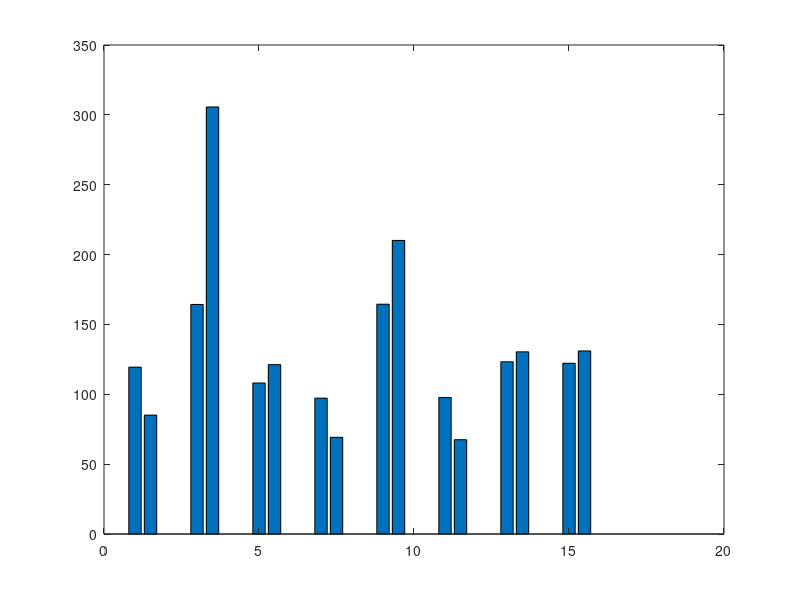

Write the MATLAB code that produced this figure. (Note: this script raises an error after producing the figure.)

%% validation scenario 1------ 8 STAs --- 20 meters
clear all
DCF_throughput = [122.0933  162.7910  108.5273   97.6746  162.7910   97.6746  122.0933  122.0933];
CSR_throughput = [85.8353  305.0605  121.9453   68.6682  209.7537   68.6682  131.6141  131.6141];

plot_BianchiThroughput = [DCF_throughput;CSR_throughput];
plot_BianchiThroughput = reshape(plot_BianchiThroughput,[],1)';




xValues = [ 1 1.5    3 3.5    5 5.5    7 7.5   9 9.5    11 11.5    13 13.5    15 15.5];
rng(1);
for j = 1:length(plot_BianchiThroughput)
    pd = makedist('Normal','mu',plot_BianchiThroughput(j),'sigma',1);   % create a random variable with Normal dist, mean=0 and std deviation=1
    plot_SimThroughput(j) = random(pd);
end 

% yvalues = sprintfc('%.2f',B(1,:));
linestyle = {'-', ':'};
linewidth = [1.5, 1.5];

plotMatrix = [plot_SimThroughput;plot_BianchiThroughput];
figure
for i = 1:2   
    if i == 1 
        b = bar(xValues, plotMatrix(i,:));
        b.LineStyle = linestyle(i);
        b.LineWidth = linewidth(i);
        b.EdgeColor = 'flat';
        b.FaceColor = 'flat';
        b.FaceAlpha = 0.5;
        b.CData(1,:) = [0.2118, 0.6353, 0.6784];
        b.CData(2,:) = [0.9373, 0.5294, 0.2588];

        b.CData(3,:) = [0.2118, 0.6353, 0.6784];
        b.CData(4,:) = [0.9373, 0.5294, 0.2588];

        b.CData(5,:) = [0.2118, 0.6353, 0.6784];
        b.CData(6,:) = [0.9373, 0.5294, 0.2588];

        b.CData(7,:) = [0.2118, 0.6353, 0.6784];
        b.CData(8,:) = [0.9373, 0.5294, 0.2588];

        b.CData(9,:) = [0.2118, 0.6353, 0.6784];
        b.CData(10,:) = [0.9373, 0.5294, 0.2588];

        b.CData(11,:) = [0.2118, 0.6353, 0.6784];
        b.CData(12,:) = [0.9373, 0.5294, 0.2588];

        b.CData(13,:) = [0.2118, 0.6353, 0.6784];
        b.CData(14,:) = [0.9373, 0.5294, 0.2588];

        b.CData(15,:) = [0.2118, 0.6353, 0.6784];
        b.CData(16,:) = [0.9373, 0.5294, 0.2588];
        

        title('', 'interpreter','latex', 'FontSize', 14);
        
        xticks([1.25    3.25    5.25    7.25   9.25    11.25   13.25  15.25]);
        xticklabels({'1' '2' '3' '4' '5' '6' '7' '8'});
        xtickangle(0);
        xlabel('STA', 'interpreter','latex', 'FontSize', 16)

        ylim([0 350]);
        yticks(0:50:350);
        ylabel('STA Throughput [Mbps]', 'interpreter','latex', 'FontSize', 16)
        ax = gca;
        ax.XAxis.LineWidth = 1.5;
        ax.YAxis.LineWidth = 1.5;
        set(gca, 'TickLabelInterpreter','latex', 'FontSize', 14);
        grid on
        hold on
        % text(A,B(1,:),yvalues,'vert','bottom','horiz','center');
        box off
    else
        asteriskValues = xValues;
        for k = 1:length(xValues)
            plot(asteriskValues(k), plot_BianchiThroughput(k), '*', 'LineWidth', 1, 'MarkerSize', 12, 'MarkerEdgeColor', [0 0 0], 'MarkerFaceColor',[0 0 0]);
                % 'HorizontalAlignment', 'center', 'VerticalAlignment', 'middle', 'FontSize',22, 'Interpreter', 'latex');
        end
        % b.FaceColor = 'none'; 
        % set(gca, 'TickLabelInterpreter','latex', 'FontSize', 14);  
    end
end


%%
%%%%%% legend
B = [11.7399 10.8998];

colordatabase = [ [0.2118, 0.6353, 0.6784];        
                  [0.9373, 0.5294, 0.2588]];
names = {'DCF' 'C-SR' 'Analytical'};    


figure
for i=1:length(B)
    b = bar(1,B(i));
    b.EdgeColor = 'flat';
    b.FaceColor = 'flat';
    b.FaceAlpha = 0.5;
    b.CData(1,:) = colordatabase(i,:);
    hold on
end
ylim([0 50]);
plot(1,5,'*', 'LineWidth', 1, 'MarkerSize', 12, 'MarkerEdgeColor', [0 0 0], 'MarkerFaceColor',[0 0 0]);
legend(names, 'Interpreter','latex', 'location', 'north', 'Orientation', 'vertical'  , 'FontSize', 14);

